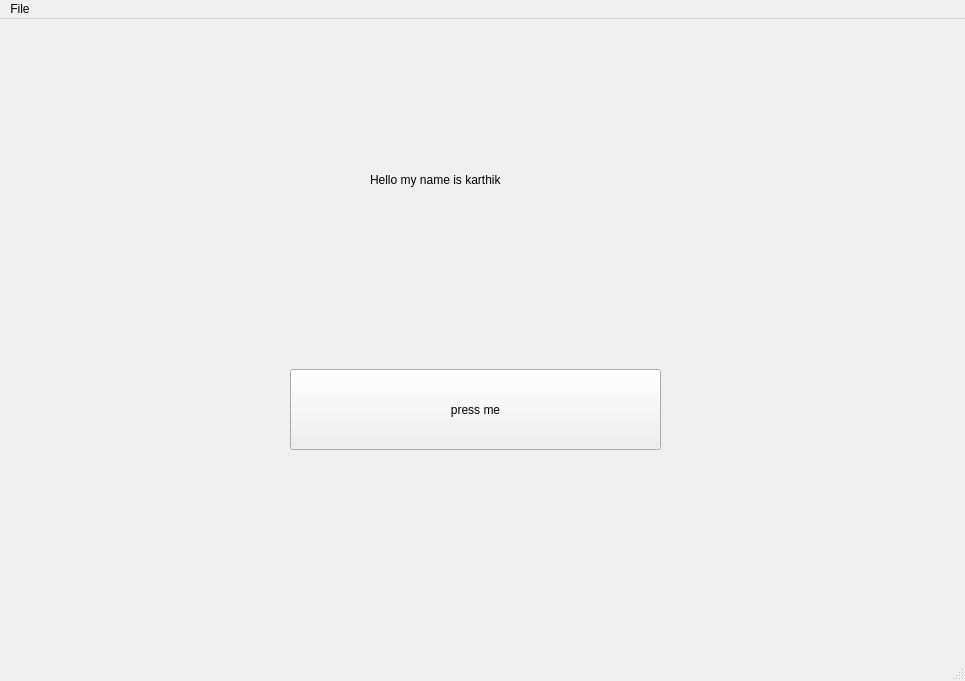
<?xml version="1.0" encoding="UTF-8"?>
<ui version="4.0">
 <class>MainWindow</class>
 <widget class="QMainWindow" name="MainWindow">
  <property name="geometry">
   <rect>
    <x>0</x>
    <y>0</y>
    <width>965</width>
    <height>681</height>
   </rect>
  </property>
  <property name="windowTitle">
   <string>MainWindow</string>
  </property>
  <widget class="QWidget" name="centralwidget">
   <widget class="QPushButton" name="button1">
    <property name="geometry">
     <rect>
      <x>290</x>
      <y>350</y>
      <width>371</width>
      <height>81</height>
     </rect>
    </property>
    <property name="text">
     <string>press me</string>
    </property>
   </widget>
   <widget class="QLabel" name="myName">
    <property name="geometry">
     <rect>
      <x>370</x>
      <y>120</y>
      <width>161</width>
      <height>81</height>
     </rect>
    </property>
    <property name="text">
     <string>Hello my name is karthik</string>
    </property>
   </widget>
  </widget>
  <widget class="QMenuBar" name="menubar">
   <property name="geometry">
    <rect>
     <x>0</x>
     <y>0</y>
     <width>965</width>
     <height>21</height>
    </rect>
   </property>
   <widget class="QMenu" name="menuFile">
    <property name="title">
     <string>File</string>
    </property>
   </widget>
   <addaction name="menuFile"/>
  </widget>
  <widget class="QStatusBar" name="statusbar"/>
 </widget>
 <resources/>
 <connections/>
</ui>
